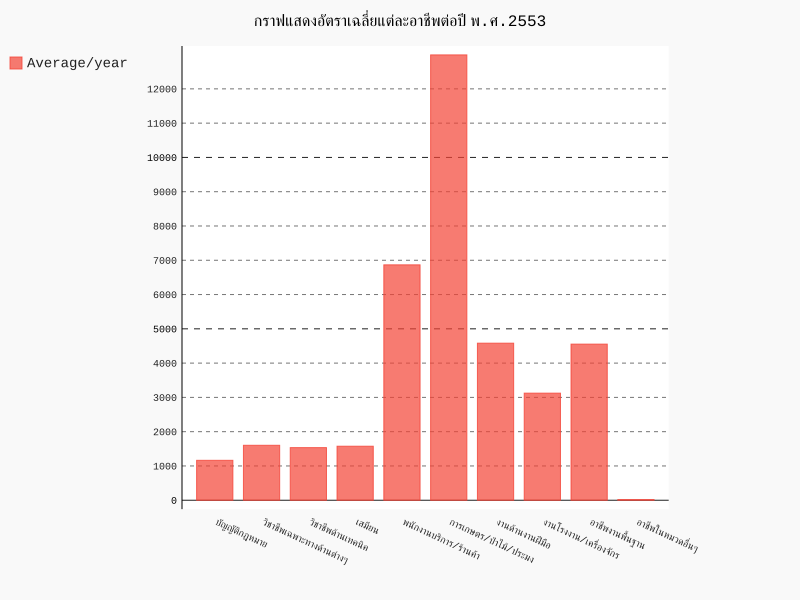

Generate this figure with Python:
"""make graph"""
import pygal
from xlrd import open_workbook
def make_graph():
    """make graph in section center"""

    #open worksheet
    book = open_workbook('C:/Users/User/Desktop/project/สถิติปี 53.xlsx')
    sheet = book.sheet_by_index(0)
    law = [sheet.cell(1, col_index).value for col_index in range(1, 13)]
    profess = [sheet.cell(2, col_index).value for col_index in range(1, 13)]
    tech = [sheet.cell(3, col_index).value for col_index in range(1, 13)]
    clerk = [sheet.cell(4, col_index).value for col_index in range(1, 13)]
    market = [sheet.cell(5, col_index).value for col_index in range(1, 13)]
    fishing = [sheet.cell(6, col_index).value for col_index in range(1, 13)]
    business = [sheet.cell(7, col_index).value for col_index in range(1, 13)]
    fact = [sheet.cell(8, col_index).value for col_index in range(1, 13)]
    sale = [sheet.cell(9, col_index).value for col_index in range(1, 13)]
    other = [sheet.cell(10, col_index).value for col_index in range(1, 13)]


    #make graph
    line_chart =  pygal.Bar(x_label_rotation=25)
    line_chart.title = 'กราฟแสดงอัตราเฉลี่ยแต่ละอาชีพต่อปี พ.ศ.2553'
    career = []
    count_law = 0
    count_profess = 0
    count_tech = 0
    count_clerk = 0
    count_market = 0
    count_fishing = 0
    count_business = 0
    count_fact = 0
    count_sale = 0
    count_other = 0

    #แกนx
    for i in [sheet.cell(col_index, 0).value for col_index in range(1, 11)]:
        career.append(i)
    #ave per month
    for i in law:
        count_law += i
    count_law = float("%.2f" %(count_law/12))
    for i in profess:
        count_profess += i
    count_profess = float("%.2f" %(count_profess/12))
    for i in tech:
        count_tech += i
    count_tech = float("%.2f" %(count_tech/12))
    for i in clerk:
        count_clerk += i
    count_clerk = float("%.2f" %(count_clerk/12))
    for i in market:
        count_market += i
    count_market = float("%.2f" %(count_market/12))
    for i in fishing:
        count_fishing += i
    count_fishing = float("%.2f" %(count_fishing/12))
    for i in business:
        count_business += i
    count_business = float("%.2f" %(count_business/12))
    for i in fact:
        count_fact += i
    count_fact = float("%.2f" %(count_fact/12))
    for i in sale:
        count_sale += i
    count_sale = float("%.2f" %(count_sale/12))
    for i in other:
        count_other += i
    count_other = float("%.2f" %(count_other/12))

    
    line_chart.x_labels = map(str, career)
    line_chart.add('Average/year', [count_law, count_profess, count_tech, count_clerk, count_market,\
                           count_fishing, count_business, count_fact, count_sale, count_other])
    line_chart.render_to_file('ave 53.svg')

make_graph()
